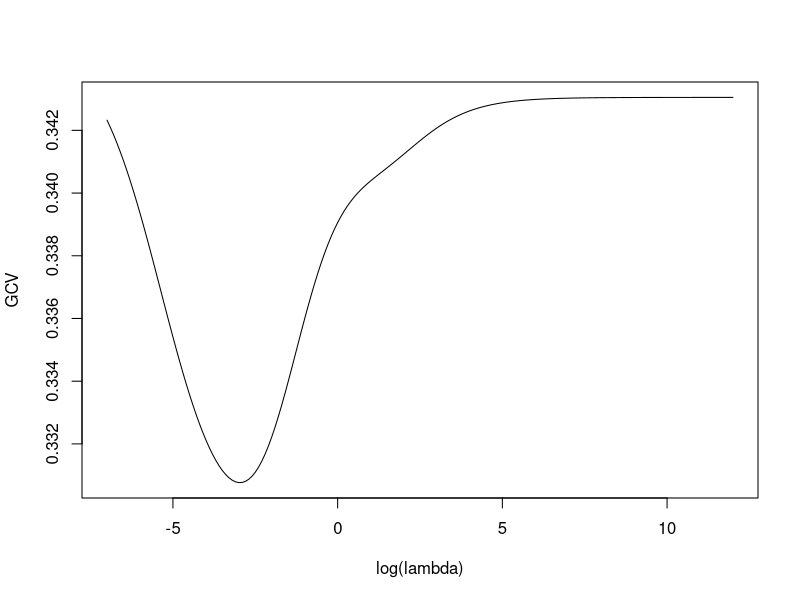
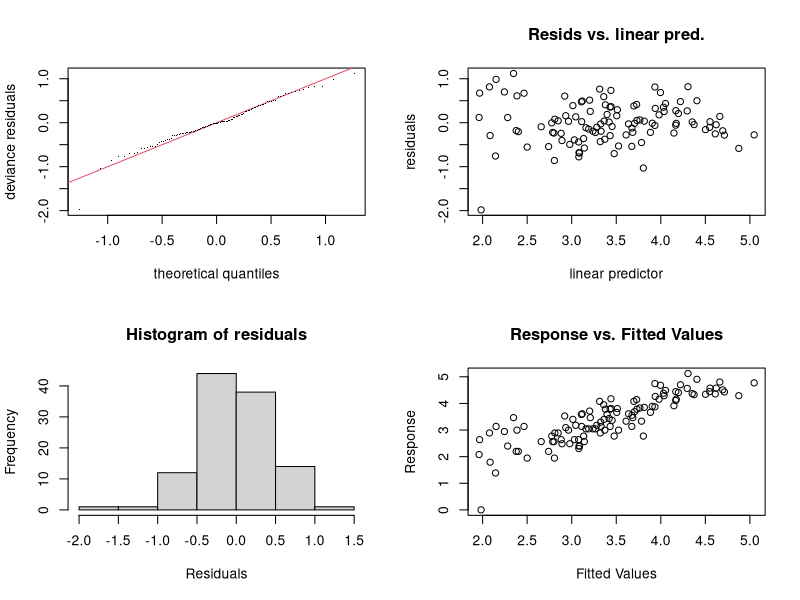

Here is the R script that generated these plots, in order:
## ---- chunk 1
knitr::opts_chunk$set(echo = TRUE, message = FALSE, warning = FALSE,
                      fig.width = 7, fig.height = 4)
## ---- chunk 2
library(mgcv)
aq <- na.omit(airquality[, c("Ozone", "Solar.R", "Wind", "Temp")])
aq$ly <- log(aq$Ozone)
n <- nrow(aq)
## ---- chunk 3
f <- ly ~ s(Solar.R) + s(Wind) + s(Temp)
fits <- list(GCV  = gam(f, data = aq),                  # default GCV.Cp
             REML = gam(f, data = aq, method = "REML"),
             ML   = gam(f, data = aq, method = "ML"))
fits$GCV$method
sapply(fits, function(m) round(summary(m)$edf, 2))
sapply(fits, function(m) round(sum(m$edf), 2))          # total edf incl. intercept
sapply(fits, function(m) signif(m$sp, 3))
## ---- chunk 4
f0 <- gam(ly ~ s(Temp), data = aq, method = "REML")
X <- model.matrix(f0); S <- f0$smooth[[1]]$S[[1]]; p <- ncol(X); y <- aq$ly
crit <- t(sapply(seq(-7, 12, by = 0.1), function(L) {
  Sl <- matrix(0, p, p); Sl[2:p, 2:p] <- exp(L) * S
  M <- crossprod(X) + Sl; b <- solve(M, crossprod(X, y))
  rss <- sum((y - X %*% b)^2); trA <- sum(diag(solve(M, crossprod(X))))
  c(L = L, edf = trA - 1, GCV = n * rss / (n - trA)^2)
}))
crit[which.min(crit[, "GCV"]), ]
gam(ly ~ s(Temp), data = aq)$sp |> log()          # mgcv's GCV optimum
plot(crit[, "L"], crit[, "GCV"], type = "l", xlab = "log(lambda)", ylab = "GCV")
## ---- chunk 5
gcv_loess <- function(span, use = c("trace.hat", "enp")) {
  use <- match.arg(use)
  lo <- loess(ly ~ Temp, data = aq, span = span)
  n * sum(resid(lo)^2) / (n - lo[[use]])^2
}
spans <- seq(0.2, 1, by = 0.05)
tab <- data.frame(span = spans,
                  trace.hat = sapply(spans, gcv_loess, use = "trace.hat"),
                  enp = sapply(spans, gcv_loess, use = "enp"))
head(round(tab, 5))
lo <- loess(ly ~ Temp, data = aq, span = 0.5)
c(trace.hat = lo$trace.hat, enp = lo$enp)
## ---- chunk 6
set.seed(24)
xs <- runif(200); ys <- 2 * sin(4 * pi * xs) + rnorm(200, sd = 0.5)
ds <- data.frame(x = xs, y = ys)
k5  <- gam(y ~ s(x, k = 5),  data = ds, method = "REML")
k20 <- gam(y ~ s(x, k = 20), data = ds, method = "REML")
set.seed(1); k.check(k5)     # edf close to k' = 4, k-index far below 1
set.seed(1); k.check(k20)    # k-index about 1: k is large enough
## ---- chunk 7
g <- fits$REML
set.seed(1)
gam.check(g)
## ---- chunk 8
wg <- seq(min(aq$Wind), max(aq$Wind), length.out = 100)
nd <- data.frame(Solar.R = 207, Wind = wg, Temp = 79)
Xp <- predict(g, nd, type = "lpmatrix")
idx <- g$smooth[[2]]$first.para:g$smooth[[2]]$last.para
set.seed(2024)
br <- rmvn(1000, coef(g), vcov(g))
fsim <- Xp[, idx] %*% t(br[, idx])
fhat <- drop(Xp[, idx] %*% coef(g)[idx])
se <- sqrt(rowSums((Xp[, idx] %*% vcov(g)[idx, idx]) * Xp[, idx]))
inside <- abs(fsim - fhat) <= 1.96 * se
c(pointwise = mean(inside), whole_curve = mean(apply(inside, 2, all)))
## ---- chunk 9
summary(g)$s.table
# Standard errors conditional on lambda-hat vs corrected for its uncertainty
idx <- g$smooth[[2]]$first.para:g$smooth[[2]]$last.para
round(cbind(conditional = sqrt(diag(vcov(g)))[idx],
            unconditional = sqrt(diag(vcov(g, unconditional = TRUE)))[idx]), 4)[1:4, ]
